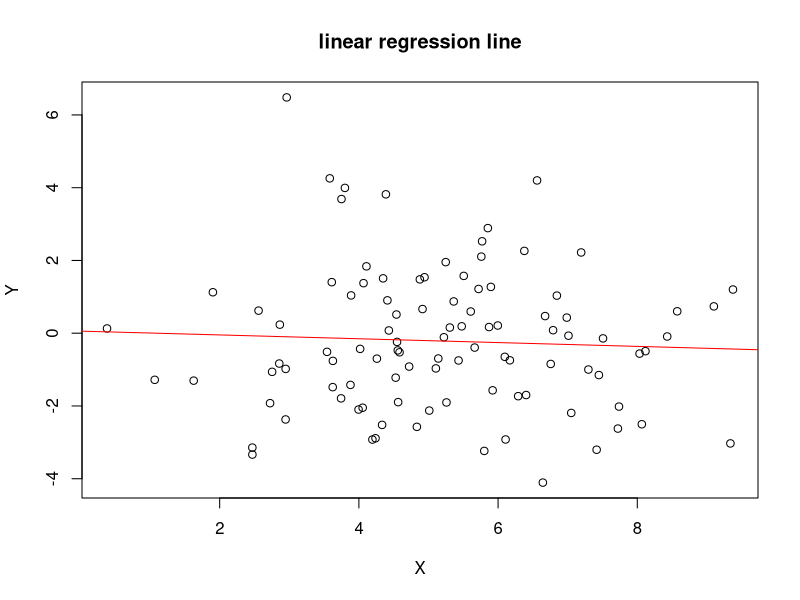

The R script that drew this image:
set.seed(123)
x <- rnorm(100, mean= 5,sd = 2)
y <- rnorm(100, mean= 0,sd = 2)

#create dataset
data <- data.frame(x,y)
#model creation
model <- lm(y ~ x, data = data)

#summary
summary(model)

#ploting the model
plot(x,y,main = "linear regression line",xlab = "X",ylab = "Y")
abline(model, col = "red")
